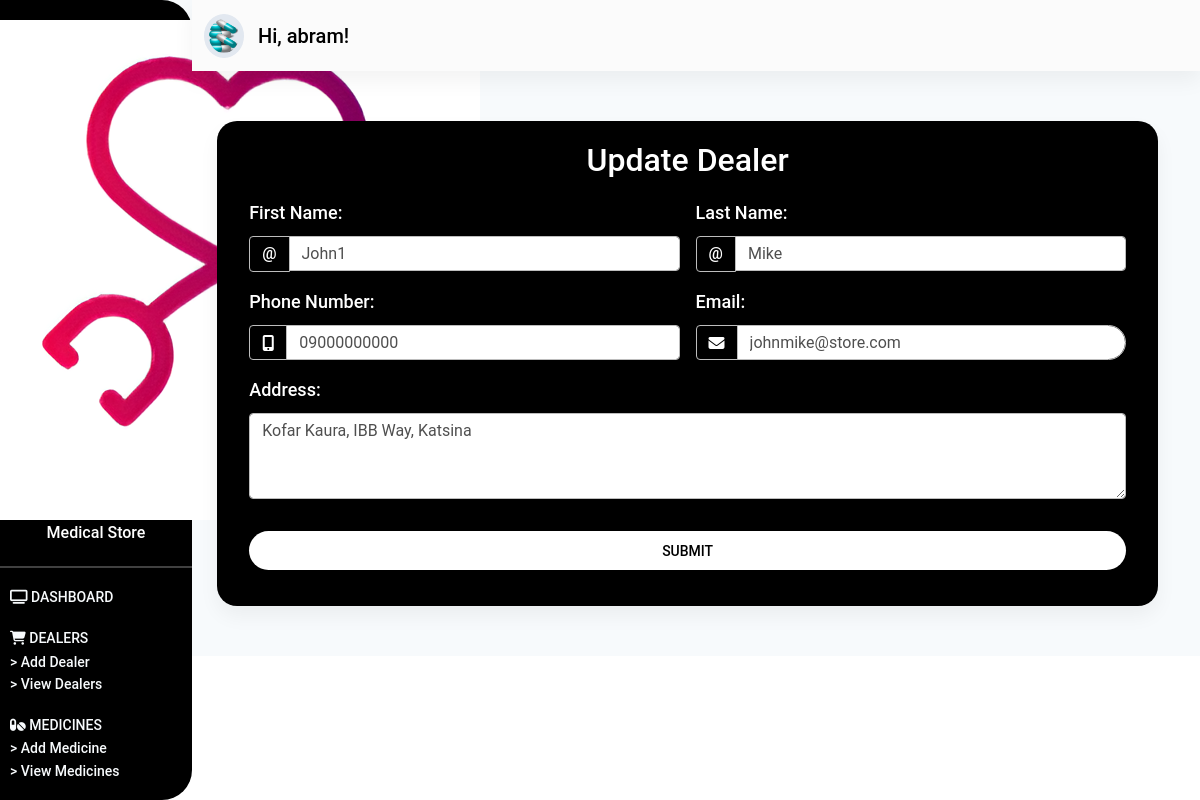
The app's page /dealers/update-dealer/1/ (signed in) with its own data.
### store/models.py (models this page shows, shortened)
class Dealer(models.Model):
    fname = models.CharField(max_length=100)
    lname = models.CharField(max_length=100)
    address = models.TextField()
    phone_number = models.CharField(max_length=15)
    email = models.CharField(max_length=50)

### store/views.py (the view, shortened to what this page needs)
# urls.py: path('dealers/update-dealer/<int:pk>/', update_dealer, name="update-dealer"),
@login_required(login_url="/login/")
def update_dealer(request, pk):
    dealer = Dealer.objects.get(id=pk)
    form = UpdateDealerForm(instance=dealer)
    context = {
        "form": form,
    }
    return render(request, "store/update-dealer.html", context)

### store/templates/store/update-dealer.html (shortened to what this page needs)
{% extends 'store/base.html' %}
{% load static %}
{% block content %}
    <section id="dashboard_section" class="dashboard_section">
        {% include "store/_dashboard-admin.html" %}
        <div class="container-fluid">
            <div class="add_dealer">
                <div class="dealer__card card">
                    <p class="h2">
                        Update Dealer
                    </p>
                    <div class="add__dealer__form">
                        <div class="container">
                            <form method="POST" class="row g-3">
                                <div class="col-md-6">
                                    <label for="validationCustomFirstName" class="form-label">
                                        First Name:
                                    </label>
                                    <div class="input-group">
                                        <span class="input-group-text" id="inputGroupPrepend">@</span>
                                        {{ form.fname }}
                                    </div>
                                </div>
                                <div class="col-md-6">
                                    <label for="validationCustomLastName" class="form-label">
                                        Last Name:
                                    </label>
                                    <div class="input-group">
                                        <span class="input-group-text" id="inputGroupPrepend">@</span>
                                        {{ form.lname }}
                                    </div>
                                </div>
                                <div class="col-md-6">
                                    <label for="validationPhoneNumber" class="form-label">
                                        Phone Number:
                                    </label>
                                    <div class="input-group">
                                        <span class="input-group-text" id="inputGroupPrepend">
                                            <i class="fa fa-mobile" aria-hidden="true"></i>
                                        </span>
                                        {{ form.phone_number }}
                                    </div>
                                </div>
                                <div class="col-md-6">
                                    <label for="validationEmail" class="form-label">
                                        Email:
                                    </label>
                                    <div class="input-group">
                                        <span class="input-group-text" id="inputGroupPrepend">
                                            <i class="fa fa-envelope" aria-hidden="true"></i>
                                        </span>
                                        {{ form.email }}
                                    </div>
                                </div>
                                <div class="col-md-12">
                                   <div class="form-group">
                                     <label for="validationAddress" class="form-label">
                                        Address:
                                     </label>
                                     {{ form.address }}
                                   </div>
                                </div>
                                <div class="col-12 pt-3">
                                    <div class="col-12 pb-3">
                                        <button class="btn btn-block login-button" type="submit">
                                            Submit
                                        </button>
                                    </div>
                                </div>
                            </form>
                        </div>
                    </div>
                </div>
            </div>
        </div>
    </section>
{% endblock content %}

### store/templates/store/_dashboard-admin.html (shortened to what this page needs)
{% load static %}
<div class="dashboard_header" id="sidebarToggleButton">
    <div class="dasboard_sidebar">
        <nav class="sidenav_bar sidenav-d-none" id="sideNavBar">
            <div class="dashboard_logo">
                <div class="logo_flex">
                    <span class="text">
                        Medical Store
                    </span>
                </div>
            </div>
            <hr class="hr_sidenav">
            <div class="sidebar_main">
                <ul class="sidebar">
                    <li class="sidebar_item">
                        <a href="{% url 'store:dashboard-admin' %}" class="item_link">
                            <i class="fa fa-television" aria-hidden="true"></i>
                            <span class="item_text sidebar_active">
                                Dashboard
                            </span>
                        </a>
                    </li>
                    <li class="sidebar_item">
                        <a class="item_link" id="dealerID">
                            <i class="fa fa-shopping-cart" aria-hidden="true"></i>
                            <span class="item_text">
                                Dealers
                            </span>
                        </a>
                        <div class="dealer__items" id="dealerItems">
                            <a href="{% url "store:add-dealer" %}" class="dealer__item">
                                > Add Dealer
                            </a>
                            <a href="{% url "store:view-dealers" %}" class="dealer__item">
                                > View Dealers
                            </a>
                        </div>
                    </li>
                    <li class="sidebar_item">
                        <a class="item_link" id="medicineID">
                            <i class="fas fa-pills    "></i>
                            <span class="item_text">
                                Medicines
                            </span>
                        </a>
                        <div class="medicine__items" id="medicineItems">
                            <a href="{% url 'store:add-medicine' %}" class="dealer__item">
                                > Add Medicine
                            </a>
                            <a href="{% url 'store:view-medicines' %}" class="dealer__item">
                                > View Medicines
                            </a>
                        </div>
                    </li>
                </ul>
            </div>
        </nav>
    </div>
    <div class="dashboard_navbar" id=mainNavBar>
        <nav class="navbar navbar-expand-sm navbar-light bg-light sticky-top">
            <div class="container-fluid">
                <a class="navbar-brand nav_image" href="#">
                    <img src="{% static 'images/medicine.png' %}" alt="" class="img-responsive">
                    <span class="nav_span" style="font-weight: 550;">
                        Hi, {{ request.user.username }}!
                    </span>
                </a>
            </div>
        </nav>
    </div>
</div>

### store/static/css/styles.css (style rules this page uses)
* { margin: 0%; padding: 0%; box-sizing: border-box; }
label.form-label { color: #fff !important; font-size: 18px; font-weight: 550; }
span.input-group-text { color: #fff !important; font-weight: 550; }
input.form-control.user_input, input.form-control.password_input { border-radius: 0px 20px 20px 0px !important; }
button.login-button { background-color: #fff; border-radius: 20px; font-size: 14px; font-weight: 550; color: #000 !important; }
a.nav_image img { width: 40px; background-color: #e2e8f0; padding: 5px; color: #000 !important; border-radius: 50%; }
span.nav_span { font-weight: 550; color: #000; margin-left: 10px; }
span.sidebar_active { font-weight: 550; }
div.dashboard_navbar { margin-left: 12rem; }
nav.sidenav_bar { width: 12rem; height: 100%; padding-bottom: 50px; position: fixed; background: #000; border-radius: 0px 30px 30px 0px; }
div.dashboard_logo { margin-top: 20px; margin-bottom: 20px; text-align: center; }
div.dashboard_logo span.text { color: #fff !important; font-weight: 550; }
hr.hr_sidenav { background-color: #fff; height: 2px; }
ul.sidebar { list-style: none; padding: 0; margin: 0; display: flex; flex-direction: column; align-items: flex-start; margin-left: 10px; }
li.sidebar_item { margin-bottom: 1rem; }
li.sidebar_item a { color: #f7fafc; font-size: 14px; font-weight: 500; }
li.sidebar_item span.item_text { text-transform: uppercase; }
div.dealer__items, div.medicine__items, div.employee__items, div.customer__items, div.purchase__items { display: flex; flex-direction: column; }
a.dealer__item { color: #f7fafc; font-size: 14px; }
section.dashboard_section { --bg-opacity: 1; background-color: #f7fafc; background-size: contain; }
div.add_dealer { margin-top: 50px; padding-bottom: 50px; }
div.dealer__card, div.medicine__card, div.employee__card, div.customer__card, div.purchase__card, div.confirm__card { padding: 20px; background-color: #000; width: 80%; margin: auto; margin-right: 30px; border-radius: 20px; }
div.dealer__card p.h2, div.medicine__card p.h2, div.employee__card p.h2, div.customer__card p.h2, div.purchase__card p.h2, div.confirm__card p.h2 { text-align: center; color: #fff; margin-bottom: 20px; font-weight: 550; }

### records on screen
Dealer: fname "John1", lname "Mike", phone_number "09000000000", email "johnmike@store.com", address "Kofar Kaura, IBB Way, Katsina"

### other values on screen
{{ request.user.username }} "abram"
